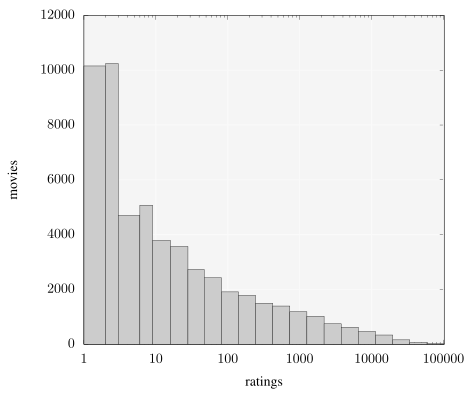

Generate this figure with gnuplot:
set size 1.2, 1.0
set logscale x

unset key

set xl 'ratings'
set yl 'movies'

plot 'movielens-movie-histogram.txt' with boxes lc black fs solid 0.2 title ''
